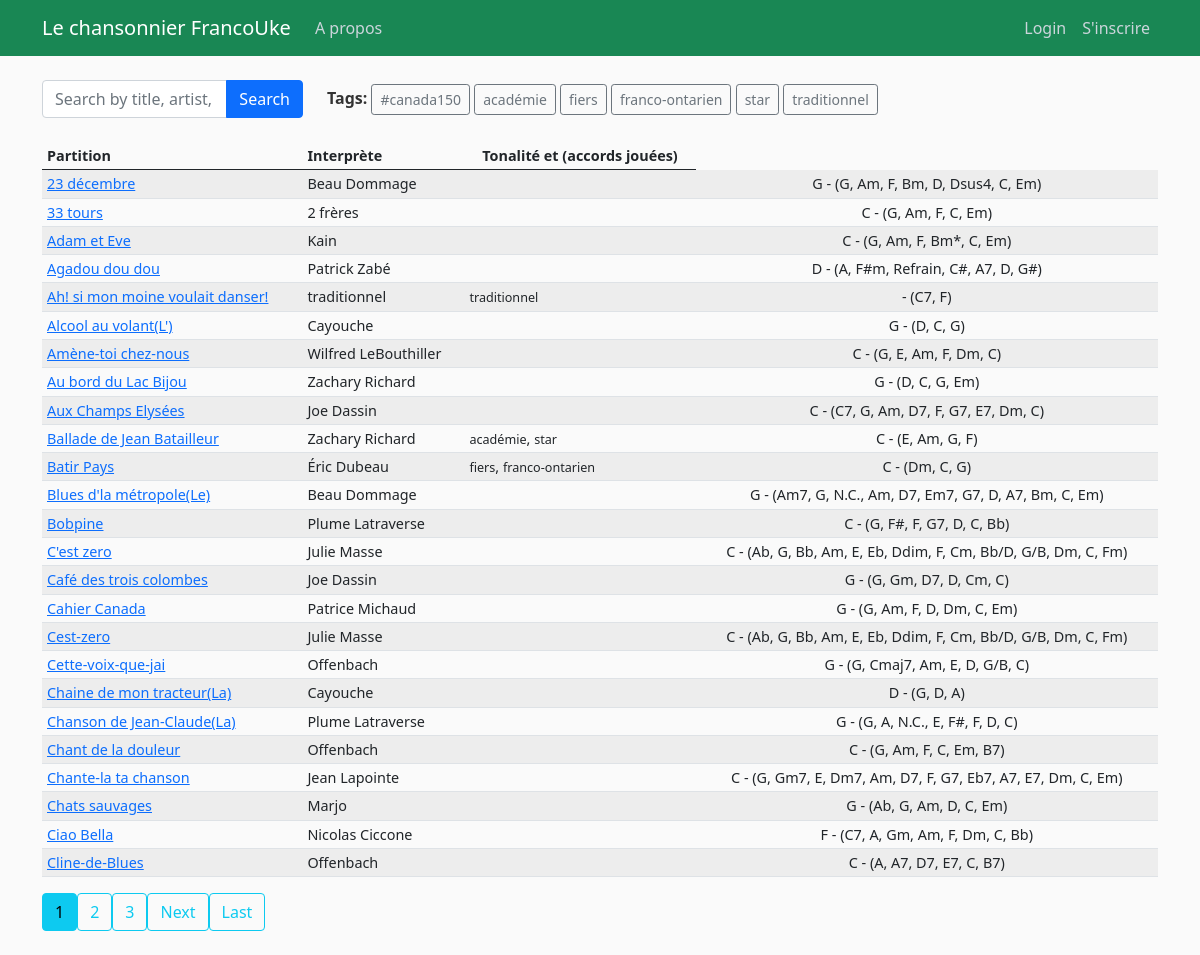
Before: / with the older database file.
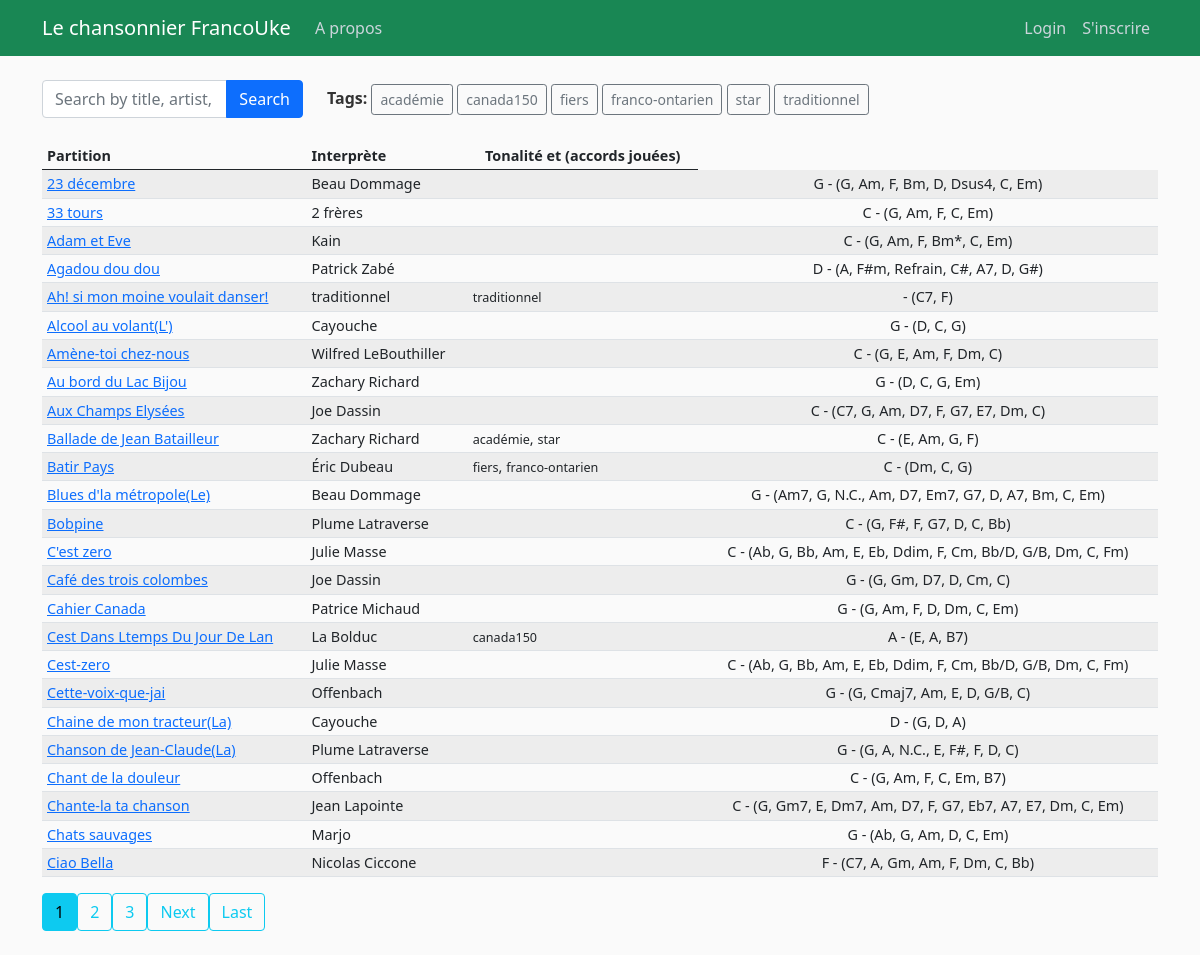
After: the same page with the newer database file.
### songbook/models.py (models this page shows, shortened)
class Song(models.Model):
    songTitle = models.CharField(max_length=100, blank=True, null=True)
    songChordPro = models.TextField()  # Original
    lyrics_with_chords = models.JSONField(null=True, blank=True)
    metadata = models.JSONField(blank=True, null=True)  # Stores metadata as JSON
    date_posted = models.DateField(default=timezone.now)
    contributor = models.ForeignKey(User, on_delete=models.CASCADE)
    tags = TaggableManager(blank=True)

### songbook/views.py (the view, shortened to what this page needs)
# urls.py: path('', SongListView.as_view(), name='songbook-home'),
class SongListView(ListView):
    model = Song
    template_name = 'songbook/song_list.html'
    context_object_name = 'songs'
    ordering = ['songTitle']
    paginate_by = 25
    def get_queryset(self):
        queryset = super().get_queryset()
        search_query = self.request.GET.get('q', '')  # Search query
        selected_tag = self.request.GET.get('tag', '')  # Selected tag
        if selected_tag:  # Filter by tag if a tag is selected
            queryset = queryset.filter(tags__name=selected_tag)
        return queryset
    def get_context_data(self, **kwargs):
        context = super().get_context_data(**kwargs)
        search_query = self.request.GET.get('q', '')
        selected_tag = self.request.GET.get('tag', '')  # Selected tag
        song_data = []
        for song in context['songs']:
            parsed_data = song.lyrics_with_chords or ""
            chords = extract_chords(parsed_data, unique=True) if parsed_data else []
            tags = [tag.name for tag in song.tags.all()]  # Get tags for each song
            song_data.append({
                'song': song,
                'chords': ', '.join(chords),
                'tags': ', '.join(tags),
            })
        all_tags = Tag.objects.all().values_list('name', flat=True).distinct()
        context['song_data'] = song_data
        context['search_query'] = search_query
        context['selected_tag'] = selected_tag  # Pass the selected tag
        context['all_tags'] = all_tags  # Add all tags to context
        return context

### songbook/transposer.py (called while the page is built)
def extract_chords(parsed_data, unique=False):
    chords = []
    for section in parsed_data:
        for item in section:
            if isinstance(item, dict) and 'chord' in item and item['chord']:
                chords.append(item['chord'])
    if unique:
        return list(set(chords))  # Return unique chords
    return chords  # Return all chords

### songbook/templates/songbook/song_list.html (shortened to what this page needs)
{% extends "songbook/base.html" %}
  {% block content %}
<form method="get" class="mb-4">
    <div class="row align-items-center">
        <div class="col-md-3">
            <div class="input-group">
                <input type="text" name="q" class="form-control"
                       placeholder="Search by title, artist, lyricist or composer"
                       value="{{ search_query }}">
                <button class="btn btn-primary" type="submit">Search</button>
            </div>
        </div>
        <div class="col-md-9">
            <strong>Tags: </strong>
            {% for tag in all_tags %}
                <a href="?tag={{ tag }}" class="btn btn-outline-secondary btn-sm">
                    {{ tag }}
                </a>
            {% endfor %}
        </div>
    </div>
</form>
  <div class="table-responsive">
    <table class="table table-striped table-hover table-condensed">
        <thead>
            <tr>
                <th>Partition</th>
                <th>Interprète</th>
                <th class="text-center">Tonalité et (accords jouées)</th>
            </tr>
        </thead>
        <tbody>
            {% for item in song_data %}
            <tr>
                <td>
                    <a href="{% url 'score' item.song.id %}" class="song-link" title="{{ item.song.songTitle }}" aria-label="View score for {{ item.song.songTitle }}">
                        {{ item.song.songTitle }}
                    </a>
                </td>
                <td>{{ item.song.metadata.artist|default_if_none:"Unknown Artist" }}</td>
                <td>
                    {% for tag in item.song.tags.all %}
                        <small>{{ tag }}</small>{% if not forloop.last %}, {% endif %}
                    {% endfor %}</td>
                <td class="text-center">
                    {{ item.song.metadata.key|default_if_none:"Unknown" }} - ({{ item.chords|default_if_none:"N/A" }})
                </td>
            </tr>
            {% empty %}
            <tr>
                <td colspan="3" class="text-center">No songs found matching your search.</td>
            </tr>
            {% endfor %}
        </tbody>
    </table>
</div>
{% if is_paginated %}
<div class="pagination">
    {% for num in page_obj.paginator.page_range %}
        {% if page_obj.number == num %}
        <a class="btn btn-info mb-4" href="?page={{ num }}" aria-current="page">{{ num }}</a>
        {% elif num > page_obj.number|add:'-3' and num < page_obj.number|add:'3' %}
        <a class="btn btn-outline-info mb-4" href="?page={{ num }}">{{ num }}</a>
        {% endif %}
    {% endfor %}
    {% if page_obj.has_next %}
    <a class="btn btn-outline-info mb-4" href="?page={{ page_obj.next_page_number }}" aria-label="Next page">Next</a>
    <a class="btn btn-outline-info mb-4" href="?page={{ page_obj.paginator.num_pages }}" aria-label="Last page">Last</a>
    {% endif %}
</div>
{% endif %}
{% endblock content %}

### songbook/templates/songbook/base.html (shortened to what this page needs)
{% load static %}
<!DOCTYPE html>
<html>
  <head>
    <link href="https://cdn.jsdelivr.net/npm/bootstrap@5.0.2/dist/css/bootstrap.min.css" rel="stylesheet">
    <link href="https://cdnjs.cloudflare.com/ajax/libs/font-awesome/6.0.0-beta3/css/all.min.css" rel="stylesheet">
      <link rel="stylesheet" type="text/css" href="{% static 'songbook/main.css' %}">
</head>
  <body>
    <header class="site-header">
      {% include "partials/_navbar.html" %}
    </header>
  <main role="main" class="container">
        {% block content %}{% endblock %}
  </main>
  </body>
  </html>

### songbook/templates/partials/_navbar.html (shortened to what this page needs)
<nav class="navbar navbar-expand-md navbar-dark bg-success fixed-top">
    <div class="container">
      <a class="navbar-brand mr-4" href="{% url 'songbook-home' %}">Le chansonnier FrancoUke</a>
      <div class="collapse navbar-collapse" id="navbarToggle">
        <div class="navbar-nav mr-auto">
          <a class="nav-item nav-link" href="{% url 'songbook-about' %}">A propos</a>
        </div>
        <div class="navbar-nav ms-auto">
        {% if user.is_authenticated %}
        <a class="nav-item nav-link" href="{% url 'song-create' %}">Nouvelle Chanson</a>
          <a class="nav-item nav-link" href="{% url 'logout' %}">Logout</a>
        {% else %}
          <a class="nav-item nav-link" href="{% url 'login' %}">Login</a>
          <a class="nav-item nav-link" href="{% url 'register' %}">S'inscrire</a>
        {% endif %}
        </div>
      </div>
    </div>
  </nav>

### songbook/static/songbook/main.css (style rules this page uses)
body { background: #fafafa; color: #333333; margin-top: 5rem; }
.site-header .navbar-nav .nav-link { color: #cbd5db; }
.table-condensed td, .table-condensed th { padding: 5px; line-height: 1.2; font-size: 0.9rem; }

Changed rows visible on the page:
no longer on this page (row unchanged): Song: song.songTitle "Cline-de-Blues", song.metadata.artist "Offenbach", song.metadata.key "C", chords "A, A7, D7, E7, C, B7"
added Song: song.songTitle "Cest Dans Ltemps Du Jour De Lan", song.metadata.artist "La Bolduc", song.metadata.key "A", chords "E, A, B7"
now on this page (row edited): Tag: name "canada150", shown under "Cest Dans Ltemps Du Jour De Lan"
Other visible differences:
new list line: "canada150"
list line gone: "#canada150"
